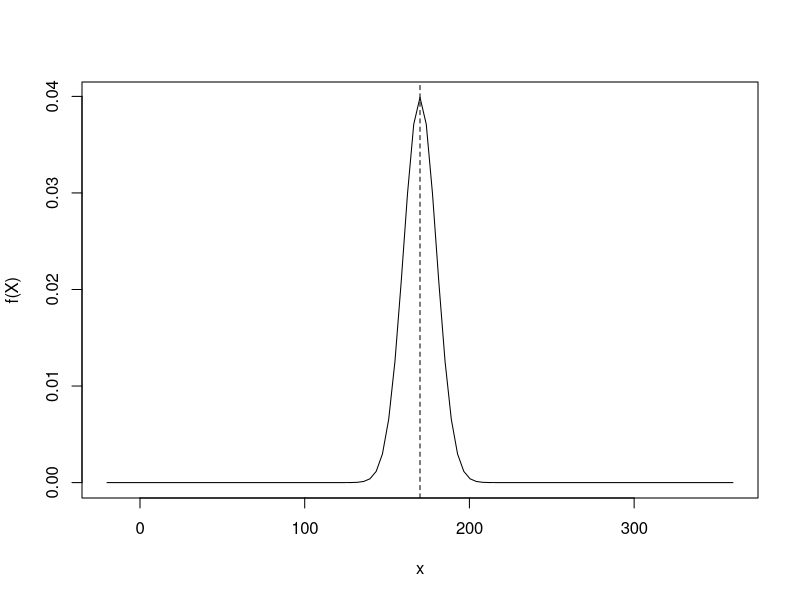
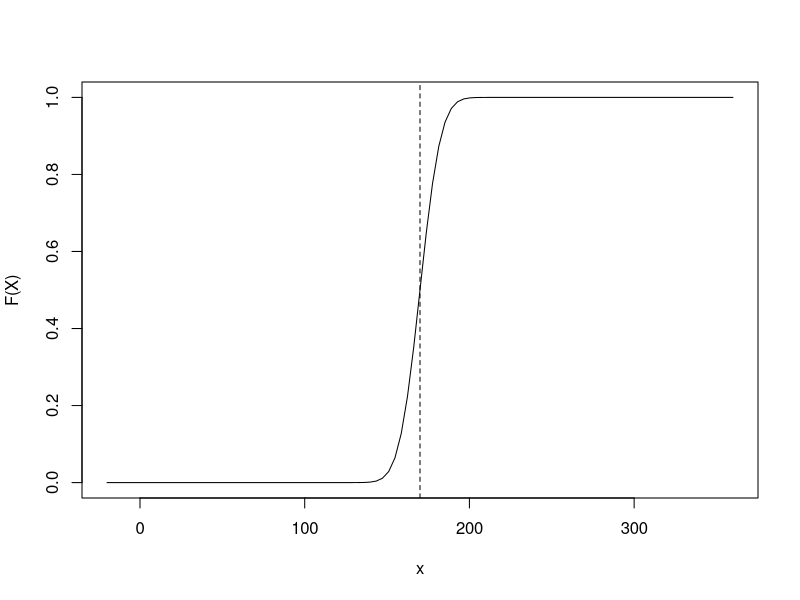

Recreate these plots in R, in order.
## Item 1 ##

# PDF
curve(dnorm(x, mean = 170, sd = 10), xlim = c(-20, 360), ylab = "f(X)")
abline(v = 170, lty = 2)

# CDF
curve(pnorm(x, mean = 170, sd = 10), xlim = c(-20, 360), ylab = "F(X)")
abline(v = 170, lty = 2)

## Item 2 ##

# P(X > 175)
pnorm(q = 175, mean = 170, sd = 10, lower.tail = FALSE)

# P(X < 160)
pnorm(q = 160, mean = 170, sd = 10, lower.tail = TRUE)

# P(160 < X < 175)
pnorm(q = 175, mean = 170, sd = 10, lower.tail = TRUE) -
pnorm(q = 160, mean = 170, sd = 10, lower.tail = TRUE)

## Item 3 ##

# P(X > 180 | X > 175)
pnorm(q = 180, mean = 170, sd = 10, lower.tail = FALSE) /
pnorm(q = 175, mean = 170, sd = 10, lower.tail = FALSE)

pnorm(q = 175, mean = 170, sd = 10, lower.tail = FALSE)
# [1] 0.3085375

pnorm(q = 160, mean = 170, sd = 10, lower.tail = TRUE)
# [1] 0.1586553

pnorm(q = 175, mean = 170, sd = 10, lower.tail = TRUE) -
pnorm(q = 160, mean = 170, sd = 10, lower.tail = TRUE)
# [1] 0.5328072

pnorm(q = 180, mean = 170, sd = 10, lower.tail = FALSE) /
pnorm(q = 175, mean = 170, sd = 10, lower.tail = FALSE)
# [1] 0.514217
